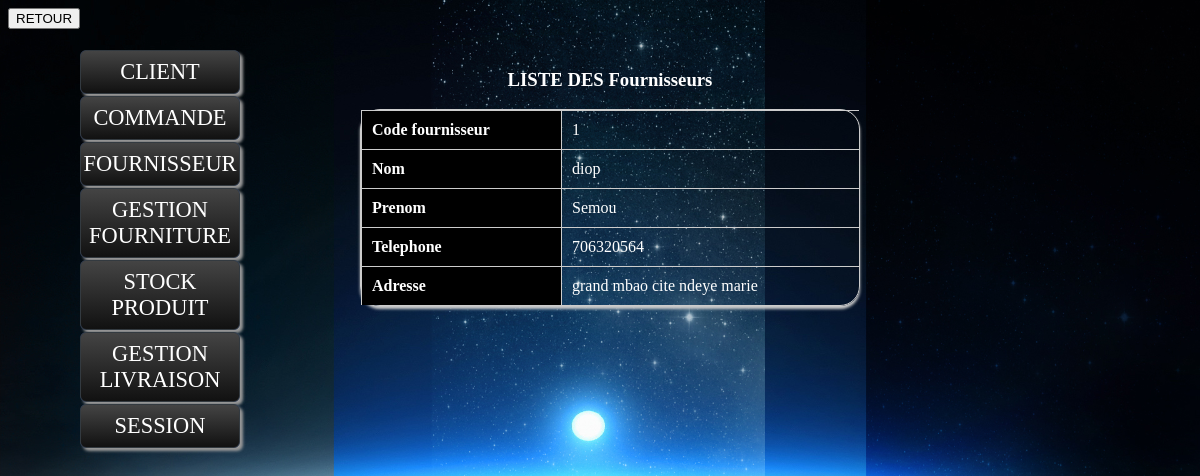
The app's page /fichefournisseur.php?codefournis=1 (signed in) with its own data.
### tables this page shows
CREATE TABLE IF NOT EXISTS `fournisseur` (
  `codefournis` int(11) NOT NULL AUTO_INCREMENT,
  `nomfournis` varchar(20) NOT NULL,
  `prenomfournis` varchar(25) NOT NULL,
  `telephonefournis` varchar(20) NOT NULL,
  `adressefournis` varchar(30) NOT NULL,
  PRIMARY KEY (`codefournis`)
);

### fichefournisseur.php (the view, shortened to what this page needs)
<?php
include("connectionM.php");
if(isset($_SESSION['codecli']))
{
if(isset($_GET['codefournis'])){
$req="SELECT codefournis,nomfournis,prenomfournis,telephonefournis,adressefournis FROM fournisseur WHERE(codefournis='".$_GET['codefournis']."')";
$resultat=mysql_query($req);
$recup=mysql_fetch_array($resultat);
}
?>
<!DOCTYPE html PUBLIC "-//W3C//DTD XHTML 1.0 Transitional//EN" "http://www.w3.org/TR/xhtml1/DTD/xhtml1-transitional.dtd">
<html xmlns="http://www.w3.org/1999/xhtml">
<head>
<link rel="stylesheet" href="design.css"  />
<link rel="stylesheet" type="text/css" href="decor.css">
</head>
<body>
<?php include("enteteE.php") ?>
<?php include("navigationE.php") ?>
<table class="bordered">
<caption><h3> LISTE DES Fournisseurs </h3></caption>
<tr>
  <th>Code fournisseur</th>
  <td> <?php echo $recup['codefournis'];?> </td>
</tr>
<tr>
  <th>Nom</th>
  <td> <?php echo $recup['nomfournis'];?> </td>
</tr>
<tr>
  <th>Prenom</th>
  <td> <?php echo $recup['prenomfournis'];?> </td>
</tr>
<tr>
  <th>Telephone</th>
  <td> <?php echo $recup['telephonefournis'];?> </td>
</tr>
<tr>
  <th>Adresse</th>
  <td> <?php echo $recup['adressefournis'];?> </td>
</tr>
</table>
<input type="button" value="RETOUR" onclick="self.history.back();"/>
</body>
</html>
<?php
}
else{
  header("Location:index.php");
}
?>

### design.css (style rules this page uses)
body { background-color:#0000CC; }

### decor.css (style rules this page uses)
body { background-image:url(fnd.jpg); background-size:100%; }
table { position:absolute; border-spacing:0; width:500px; top:50px; left:360px; text-align:center; font-size:16px; font-family:"Times New Roman", Times, serif; color:#FFFFFF; }
.bordered { border:solid #ccc 1px; -moz-border-radius:20px; -webkit-border-radius:20px; border-radius:20px; -webkit-box-shadow:0 3px 3px #ccc; -moz-box-shadow:0 3px 3px #ccc; box-shadow:0 3px 3px #ccc; }
.bordered td, .bordered th { border-left:1px solid #ccc; border-top:1px solid #ccc; padding: 10px; text-align:left; }
.bordered th { background-color:#000000; background-image:-webkit-gradient(linear, left top,left bottom,from(#ebf3fc),to(#dce9f9); background-image:-webkit-linear-gradient(top,#ebf3fc,#dce9f9); background-image:-moz-linear-gradient(top,#ebf3fc,#dce9f9); background-image:-ms-linear-gradient(top,#ebf3fc,#dce9f9); background-image:-o-linear-gradient(top,#ebf3fc,#dce9f9); background-image:linear-gradient(top,#ebf3fc,#dce9f9); -webkit-box-shadow:0 1px 0 rgba(255,255,255,.8)inset; -moz-box-shadow:0 1px 0 rgba(255,255,255,.8)inset; box-shadow:0 1px 0 rgba(255,255,255,.8)inset; border-top:none; text-shadow:0 1px 0 rgba(255,255,255,.5); }
.bordered td:first-child, .bordered th:first-child { border-left:none; }
.bordered th:first-child { -moz-border-radius:20px 0 0 0; -webkit-border-radius:20px 0 0 0; border-radius:20px 0 0 0; }
.bordered tr:last-child td:last-child { -moz-border-radius:0 0 0 20px; -webkit-border-radius:0 0 0 20px; border-radius:0 0 0 20px; }
.bordered tr:last-child td:last-child { -moz-border-radius:0 0 20px 0; -webkit-border-radius:0 0 20px 0; border-radius:0 0 20px 0; }
body:before { content:""; position:fixed; z-index:100; top:-10px; left:-10px; width:110%; height:10px; -webkit-box-shadow:0px 0px 10px rgba(0,0,0,.8); -moz-box-shadow:0px 0px 10px rgba(0,0,0,.8); -na-box-shadow:0px 0px 10px rgba(0,0,0,.8); -o-box-shadow:0px 0px 10px rgba(0,0,0,.8); box-shadow:0px 0px 10px rgba(0,0,0,.8); }

### records on screen
fournisseur: codefournis "1", nomfournis "diop", prenomfournis "Semou", telephonefournis "706320564", adressefournis "grand mbao cite ndeye marie"
